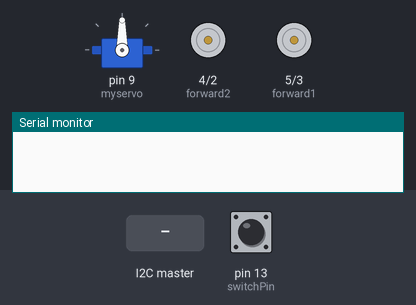
Simulated run of this sketch. Board: Arduino Uno, built with avr-gcc and run on an emulated ATmega328P. On the bench: servo, motor-driver pin pairs drawn as motors (green arrow = first pin HIGH = forward, orange = second pin HIGH = backward, longer = more drive), the last lines printed to the serial monitor. The inputs (shaded band) are chosen by the test bench; at power-on: pin 13 (switchPin) LOW.

Above: at 1.2 s.
1.3 s: the I2C master sends the byte 1
At 2.5 s:
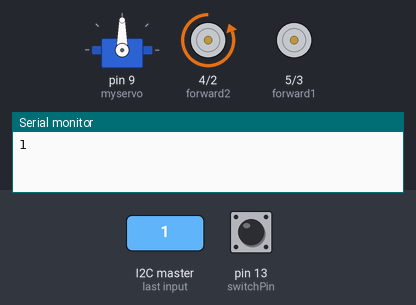
2.8 s: the I2C master sends the byte 90
At 3.6 s:
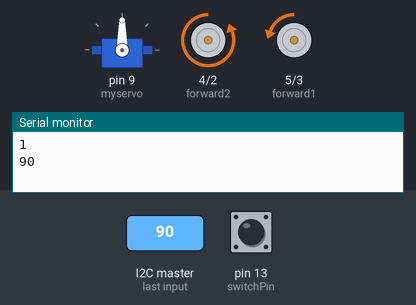
Timing chart, 0 to 5.8 s (numbered marks = the images above; inputs shaded):
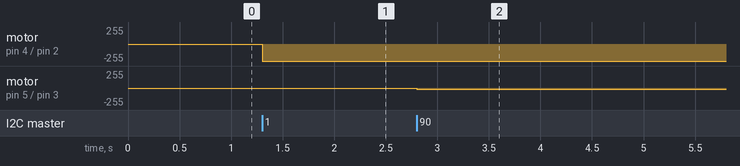

Measured:
- after the input at 1.3 s, motor on pin 4 (forward2) / pin 2 (reverse2): stopped → backward 255/255 at once
- after the input at 2.8 s, motor on pin 5 (forward1) / pin 3 (reverse1): stopped → backward 22/255 at once

The sketch:

finalmainslave.ino
```cpp
#include <Servo.h>
#include <Wire.h>
Servo myservo;


const int switchPin = 13;
const int forward1 = 5;
const int forward2 = 4;
const int reverse1 = 3;
const int reverse2 = 2;
int potVal1 = -1;
int val = 0;
int motVal=-1;

int switchState = 0;

void setup()
{
 myservo.attach(9);
 pinMode(switchPin, INPUT);
 pinMode (forward1, OUTPUT);
 pinMode (forward2, OUTPUT);
 pinMode (reverse1, OUTPUT);
 pinMode (reverse2, OUTPUT);
 Wire.begin(17);
 Wire.onReceive(receiveEvent);
 Serial.begin(9600);
}

void loop()
{

}

void receiveEvent(int howLong)
{
Serial.println();
while(Wire.available()>0)
{
  potVal1 = Wire.read();
Serial.println(potVal1);

}

 motVal = map(potVal1,0,1023,0,255);
 switchState = digitalRead(switchPin);

 if (switchState == LOW)
  {

   analogWrite(reverse1, motVal);
   digitalWrite (reverse2, HIGH);
   digitalWrite (forward1, LOW);
   digitalWrite (forward2, LOW);

  }
 if (switchState == HIGH)
  {

   analogWrite(forward1, motVal);
   digitalWrite (forward2, HIGH);
   digitalWrite (reverse1, LOW);
   digitalWrite (reverse2, LOW);

  }

}
```
